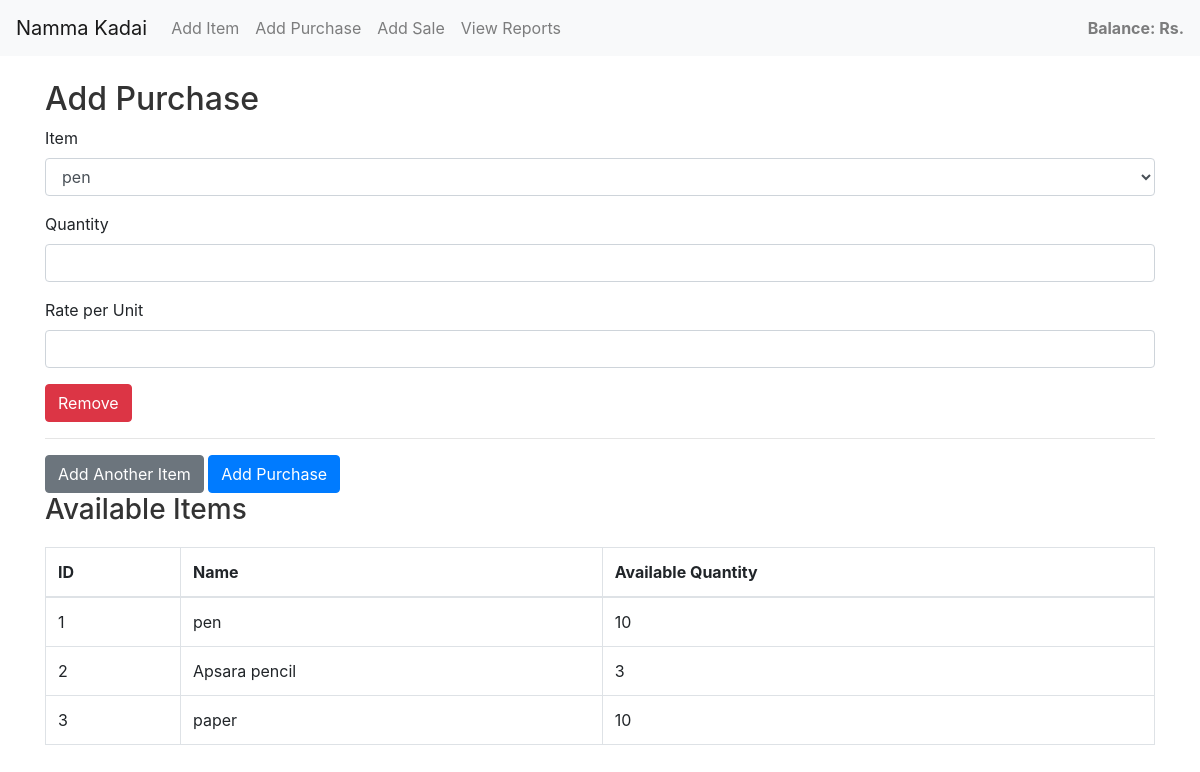
/purchase/add, run on an earlier commit of the app's database.
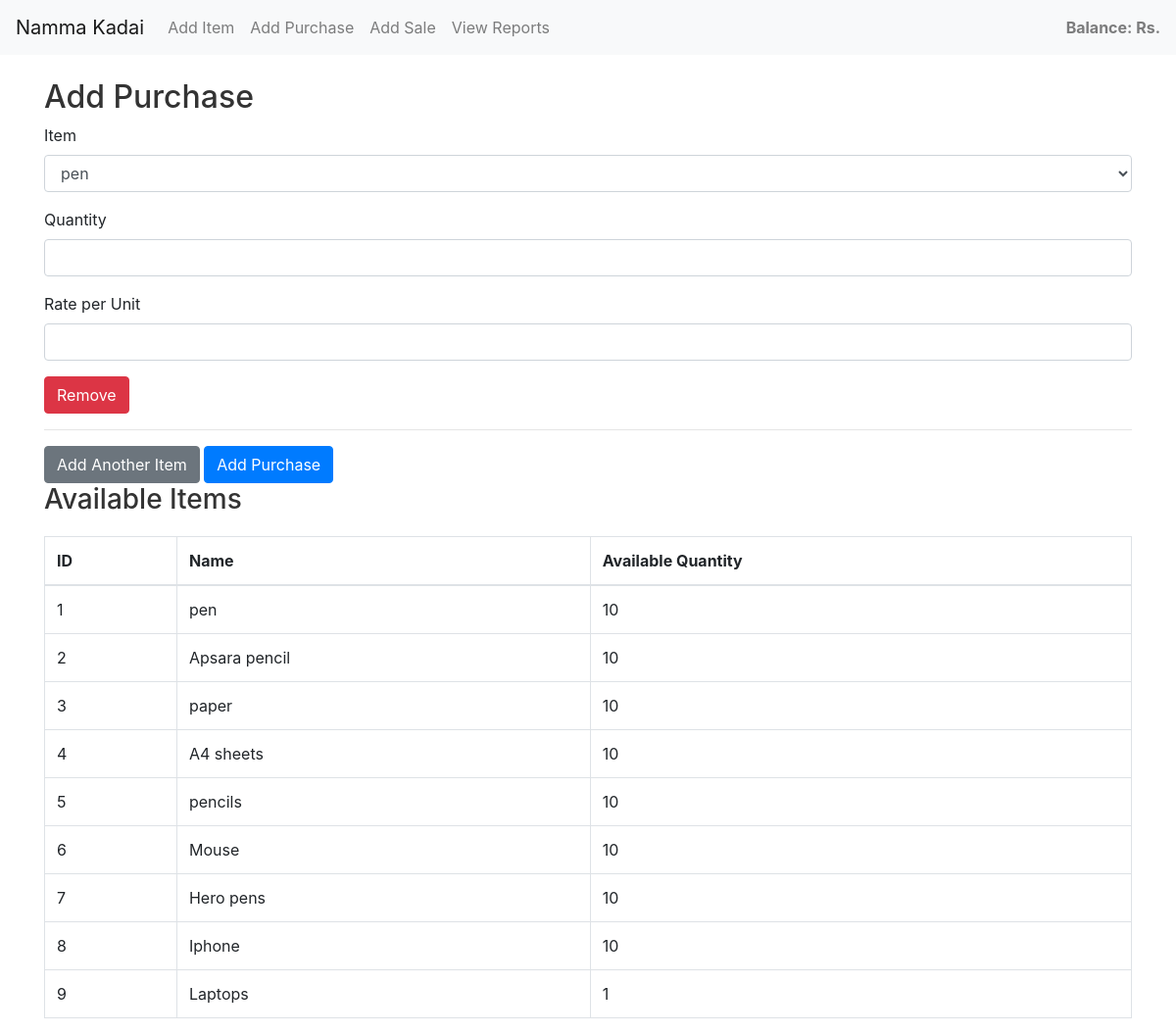
And on a later commit of the database.
### models.py (models this page shows)
class Item(db.Model):
    id = db.Column(db.Integer, primary_key=True)
    name = db.Column(db.String(50), unique=True, nullable=False)
    price = db.Column(db.Float, nullable=False)
    qty = db.Column(db.Integer, nullable=False, default=0)

### app.py (the view, shortened to what this page needs)
@app.route('/purchase/add', methods=['GET', 'POST'])
def add_purchase():
    form = PurchaseForm()
    items = Item.query.all()
    form.item_id.choices = [(item.id, item.name) for item in items]
    return render_template('add_purchase.html', form=form, items=items)

### forms.py
class PurchaseForm(FlaskForm):
    item_id = SelectField('Item', coerce=int, validators=[DataRequired()])  # This will be the dropdown for items
    qty = IntegerField('Quantity', validators=[DataRequired(), NumberRange(min=1)])  # Quantity input
    rate = FloatField('Rate per Unit', validators=[DataRequired(), NumberRange(min=0)])  # Rate input
    submit = SubmitField('Add Purchase')

### templates/add_purchase.html (shortened to what this page needs)
{% extends "base.html" %}
{% block content %}
    <h2>Add Purchase</h2>
    <form method="POST" id="purchase-form">
        <div id="purchase-entries">
            <div class="purchase-entry">
                <div class="form-group">
                    {{ form.item_id.label(class="form-label") }}
                    {{ form.item_id(class="form-control item-select") }}
                </div>
                <div class="form-group">
                    {{ form.qty.label(class="form-label") }}
                    {{ form.qty(class="form-control qty-field") }}
                </div>
                <div class="form-group">
                    {{ form.rate.label(class="form-label") }}
                    {{ form.rate(class="form-control") }}
                </div>
                <button type="button" class="btn btn-danger remove-entry">Remove</button>
                <hr>
            </div>
        </div>
        <button type="button" class="btn btn-secondary" id="add-entry-btn">Add Another Item</button>
        <button type="submit" class="btn btn-primary">Add Purchase</button>
    </form>
    <h3>Available Items</h3>
    <table class="table table-bordered">
        <thead>
            <tr>
                <th>ID</th>
                <th>Name</th>
                <th>Available Quantity</th>
            </tr>
        </thead>
        <tbody>
            {% for item in items %}
            <tr>
                <td>{{ item.id }}</td>
                <td>{{ item.name }}</td>
                <td>{{ item.qty }}</td>
            </tr>
            {% endfor %}
        </tbody>
    </table>
{% endblock %}

What changed in the data, as far as the page shows it:
changed Item "Apsara pencil": qty "3" → "10"
added Item: id "4", name "A4 sheets", qty "10"
added Item: id "5", name "pencils", qty "10"
added Item: id "6", name "Mouse", qty "10"
added Item: id "7", name "Hero pens", qty "10"
added Item: id "8", name "Iphone", qty "10"
added Item: id "9", name "Laptops", qty "1"
